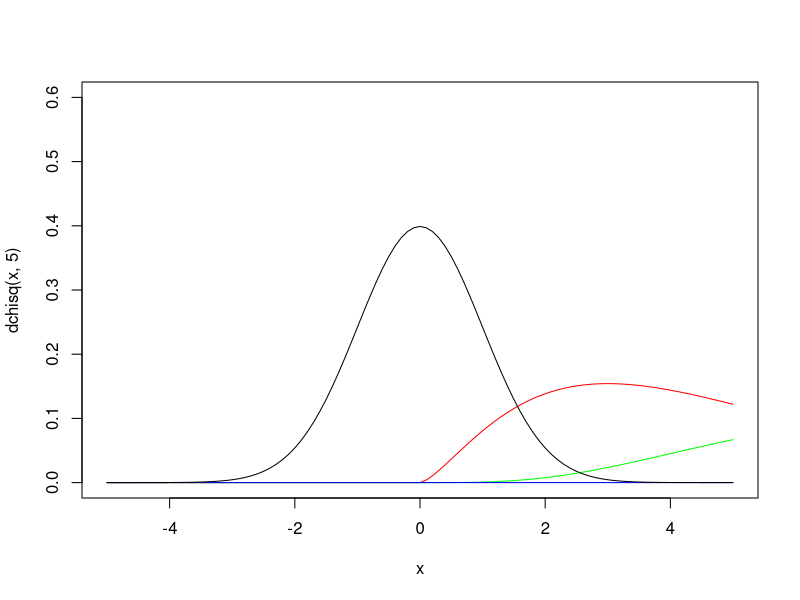
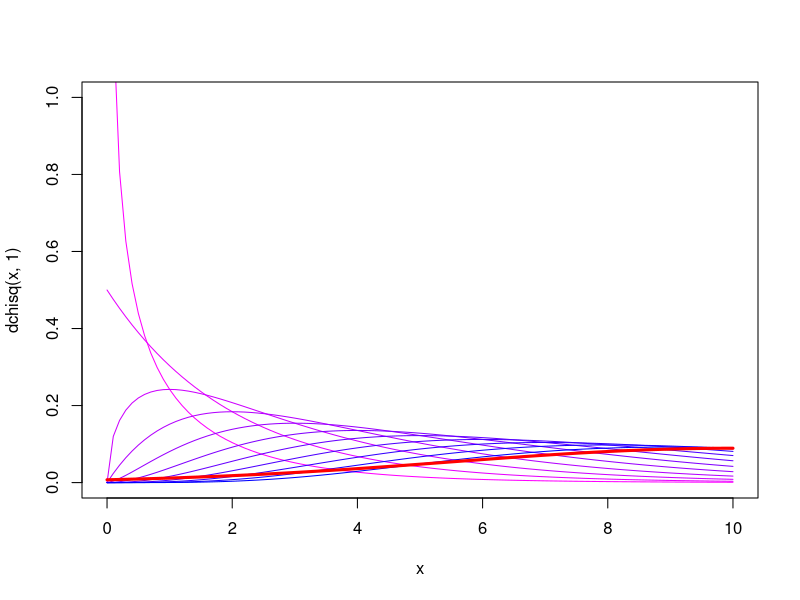

These charts were generated, in order, by the following R code:
rm(list = ls())

par(mfrow=c(1,1))
curve(dchisq(x, 5), from=-5, to=5, col="red", ylim=c(0,0.6))
curve(dchisq(x, 10), from=-5, to=5, col="green", add=T)
curve(dchisq(x, 40), from=-5, to=5, col="blue", add=T)
curve(dnorm(x), from=-5, to=5, col="black", add=T)

ylim_v = c(0,1)
curve(dchisq(x, 1), from=0, to=10, col=rgb(1,0,1), ylim=ylim_v)
for (i in 1:10) {
  curve(dchisq(x, i+1), from=0, to=10, col=rgb(1-(i*255/10)/255,0,1), add=T)
}
curve(dnorm(x, 10, sqrt(20)), from=0, to=10, col="red", add=T, lw=3)

